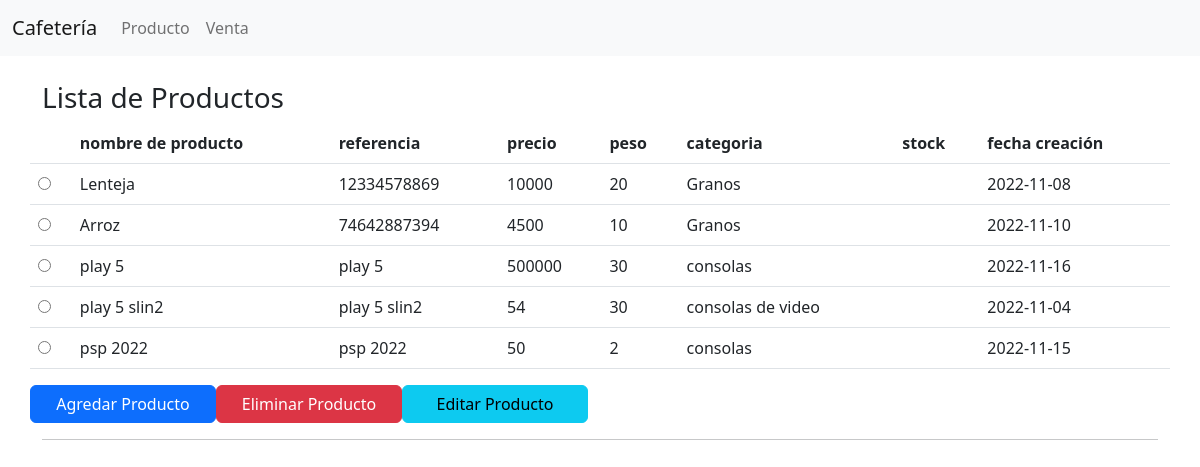
The page / on the database its author committed.
### tables this page shows
CREATE TABLE `producto` (
  `id` int(11) NOT NULL,
  `nombre_producto` varchar(100) NOT NULL,
  `referencia` varchar(20) NOT NULL,
  `precio` int(11) NOT NULL,
  `peso` int(11) NOT NULL,
  `categoria` varchar(100) NOT NULL,
  `stock` int(11) NOT NULL,
  `fecha` date NOT NULL
);

### class/conexion.php (called while the page is built, shortened)
<?php
class DB{
    private $dbHost     = "localhost";
    private $dbUsername = "root";
    private $dbPassword = "";
    private $dbName     = "cafeteria";
    public function __construct(){
        if(!isset($this->db)){
            $conn = new mysqli($this->dbHost, $this->dbUsername, $this->dbPassword, $this->dbName);
            if($conn->connect_error){
                die("Error al conectar en la base de datos: " . $conn->connect_error);
            }else{
                $this->db = $conn;
            }
        }
    }
    public function getRegistros($tabla){
        $sql = 'select * from ' . $tabla;
        $result = $this->db->query($sql);
        return $result;
    }
}

### paginas/producto.php (the view, shortened to what this page needs)
<div class="container">
   <div class="row" style="margin-top: 25px;">
      <h3>Lista de Productos</h3>
   </div>
   <div class="row">
      <table class="table table-hover">
         <thead>
            <tr>
               <th></th>
               <th>nombre de producto</th>
               <th>referencia</th>
               <th>precio</th>
               <th>peso</th>
               <th>categoria</th>
               <th>stock</th>
               <th>fecha creación</th>
            </tr>
         </thead>
         <tbody>
            <?php
               $result = $db->getRegistros("producto");
               if($result){
                   foreach($result as $r){
               ?>
            <tr>
               <td><input type="radio" name="idproducto" id="" value="<?php echo $r['id']; ?>" onCLick="selectregistro(<?php echo $r['id']; ?>);"></td>
               <td><?php echo $r['nombre_producto']; ?></td>
               <td><?php echo $r['referencia']; ?></td>
               <td><?php echo $r['precio']; ?></td>
               <td><?php echo $r['peso']; ?></td>
               <td><?php echo $r['categoria']; ?></td>
               <td><?php echo $r['strock']; ?></td>
               <td><?php echo $r['fecha']; ?></tb>
            </tr>
            <?php
               }
               }
               ?>
         </tbody>
      </table>
      <div class="row" style="text-align: right ;">
         <a href="javascript:;" class="btn btn-primary col-2" role="button" data-bs-toggle="modal" data-bs-target="#exampleModal" >Agredar Producto</a>
         <a href="javascript:;" onclick="eliminar();" class="btn btn-danger col-2" role="button" >Eliminar Producto</a>
         <a href="javascript:;" onclick="editbtn()" class="btn btn-info col-2" role="button" data-bs-toggle="modal" data-bs-target="#exampleModal" >Editar Producto</a>
      </div>
   </div>
   <hr>
</div>

### index.php (shortened to what this page needs)
<?php
    require_once 'class/conexion.php';
    $db = new DB();
?>
<!DOCTYPE html>
<html lang="en">
<head>
    <link href="css/bootstrap.min.css" rel="stylesheet">
</head>
<body>
    <nav class="navbar navbar-expand-lg bg-light">
        <div class="container-fluid">
            <a class="navbar-brand" href="#">Cafetería</a>
            <div class="collapse navbar-collapse" id="navbarSupportedContent">
            <ul class="navbar-nav me-auto mb-2 mb-lg-0">
                <li class="nav-item">
                    <a class="nav-link" href="index.php?modulo=gestionar">Producto</a>
                </li>
                <li class="nav-item">
                    <a class="nav-link" href="index.php?modulo=facturar">Venta</a>
                </li>
            </ul>
            </div>
        </div>
    </nav>
    <?php
        switch ($_GET['modulo']) {
            default:
                    include("paginas/producto.php");
                break;
        }
    ?>
</body>
</html>

### rows shown on the page
producto: nombre_producto "Lenteja", referencia "12334578869", precio "10000", peso "20", categoria "Granos", fecha "2022-11-08"
producto: nombre_producto "Arroz", referencia "74642887394", precio "4500", peso "10", categoria "Granos", fecha "2022-11-10"
producto: nombre_producto "play 5", referencia "play 5", precio "500000", peso "30", categoria "consolas", fecha "2022-11-16"
producto: nombre_producto "play 5 slin2", referencia "play 5 slin2", precio "54", peso "30", categoria "consolas de video", fecha "2022-11-04"
producto: nombre_producto "psp 2022", referencia "psp 2022", precio "50", peso "2", categoria "consolas", fecha "2022-11-15"
